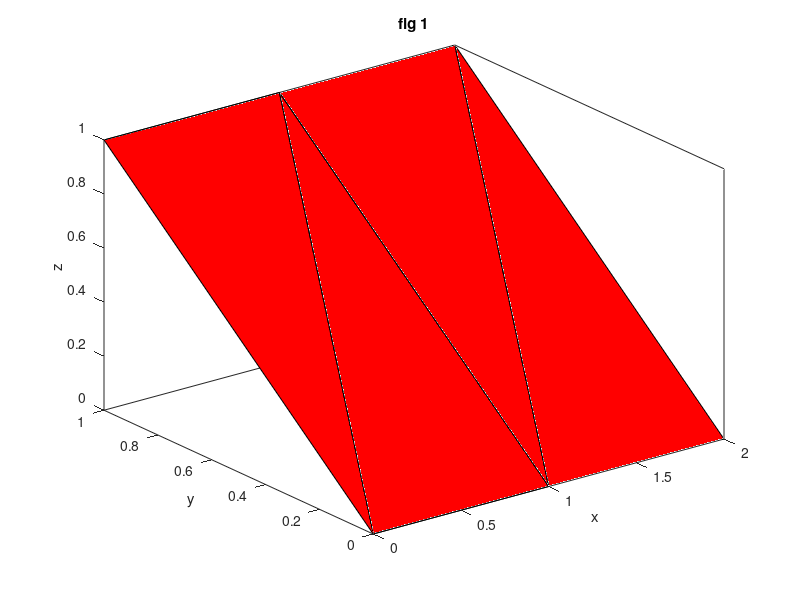
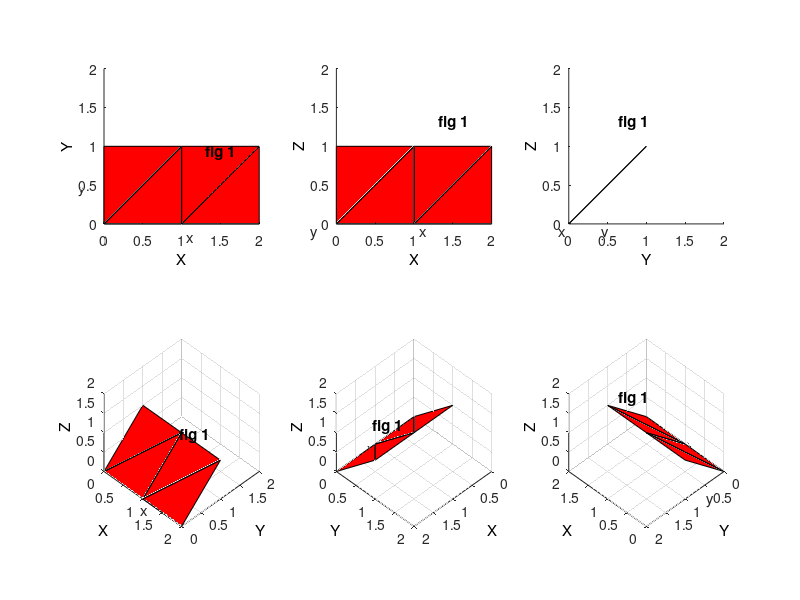

Here is the MATLAB script that generated these plots, in order:
%% Example Fig. 1 
figure(1);
f1 = axes('Parent',1);
x = [0 1 1 2; 1 1 2 2; 0 0 1 1];
y = [1 1 1 1; 1 0 1 0; 0 0 0 0];
z = [1 1 1 1; 1 0 1 0; 0 0 0 0];
fill3(x,y,z,'r')
title('fig 1')
xlabel('x')
ylabel('y')
zlabel('z')


%% Copy Fig. 1 into subplots of Fig. 2 

f2 = figure(2);

copyobj(allchild(f1),subplot(2,3,1));
axis square
view(0,90)

copyobj(allchild(f1),subplot(2,3,2));
axis square
view(0,0)

copyobj(allchild(f1),subplot(2,3,3));
axis square
view(90,0)

copyobj(allchild(f1),subplot(2,3,4));
axis square
grid on
view(45,45)

copyobj(allchild(f1),subplot(2,3,5));
axis square
grid on
view(135,45)

copyobj(allchild(f1),subplot(2,3,6));
axis square
grid on
view(225,45)


% Subplot Properties 
AxesF2 = findobj(f2,'type','axes');

set(AxesF2,...
    'xlim',[0 2],'ylim',[0 2], 'zlim', [0 2]);

% Axes Labels
XLabels = get(AxesF2, 'XLabel');
YLabels = get(AxesF2, 'YLabel');
ZLabels = get(AxesF2, 'ZLabel');
set([XLabels{:}], 'String', 'X');
set([YLabels{:}], 'String', 'Y');
set([ZLabels{:}], 'String', 'Z');


